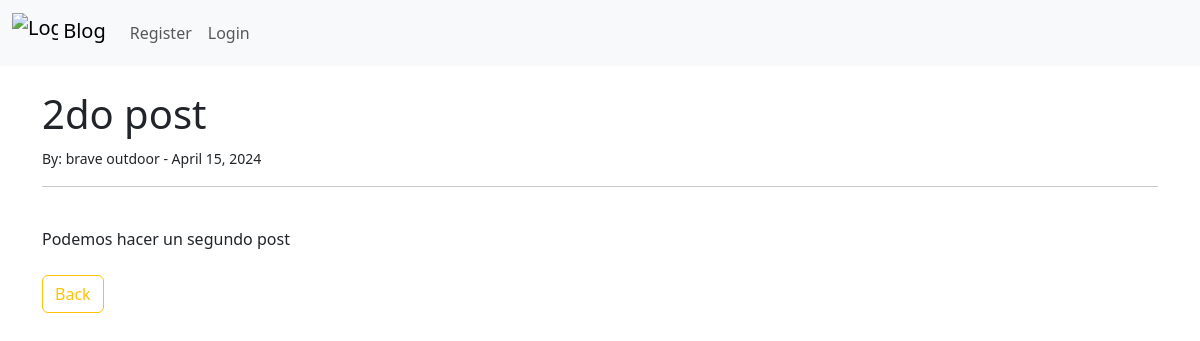
Page /article/3 on the committed database.
### myblog/models.py (models this page shows, shortened)
class Post(models.Model):
    title = models.CharField(max_length=255)
    title_tag = models.CharField(max_length=255)
    author = models.ForeignKey(User, on_delete=models.CASCADE)
    body = models.TextField()
    post_date = models.DateField(auto_now_add = True)
    category = models.CharField(max_length=255, default="coding")

### myblog/views.py (the view)
# urls.py: path('article/<int:pk>', ArticleDetailsView.as_view(), name='article_detail'),
class ArticleDetailsView(DetailView):
    model = Post
    template_name = 'article_details.html'

### myblog/templates/article_details.html (shortened to what this page needs)
{% extends 'base.html' %}
{% block content %}
    <h1>{{post.title}} </h1>
    <small>By: {{post.author.first_name}} {{post.author.last_name}} - {{post.post_date}}
    </small> <br/>
    <hr>
    <br/>
    {{post.body|safe}}
    <br/><br/>
    <a href="{% url 'home' %}" class="btn btn-outline-warning">Back</a >
{% endblock %}

### rows in the picture
Post: title "2do post", author.first_name "brave", author.last_name "outdoor", post_date "April 15, 2024", body "Podemos hacer un segundo post"
